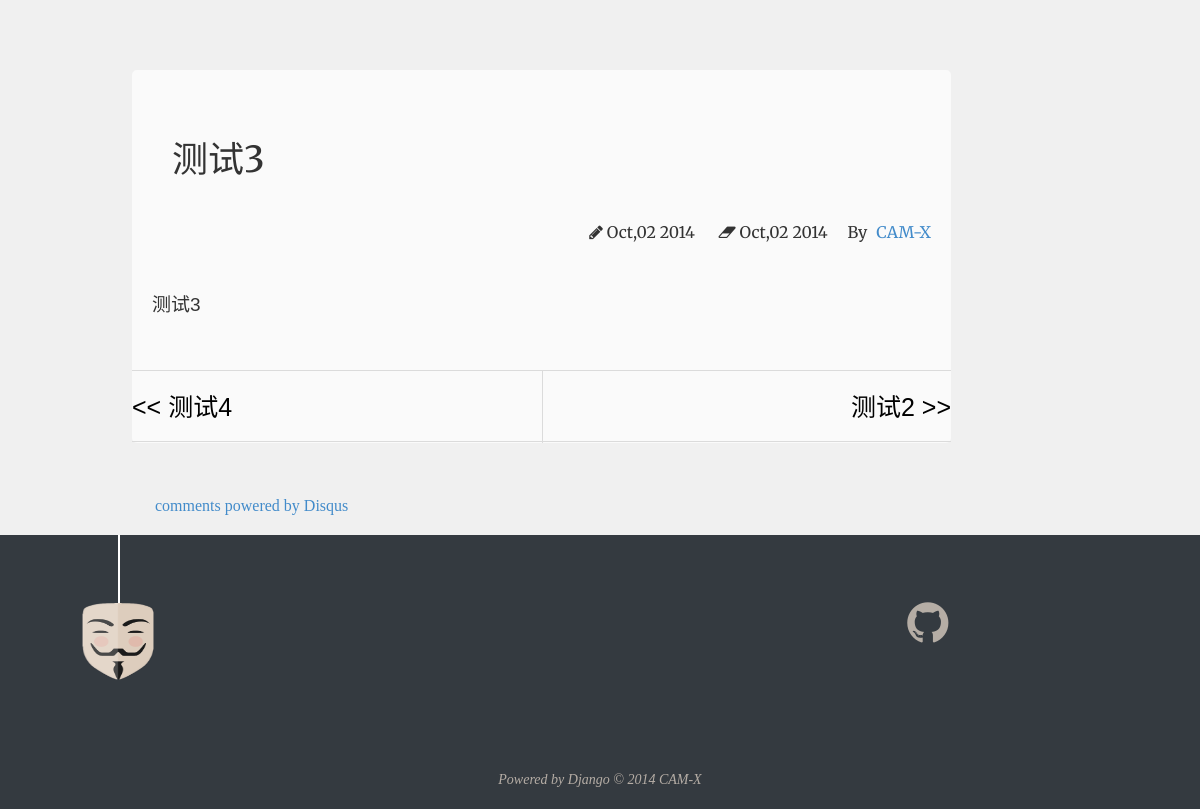
Page /xss/test3 on the committed database.
### myblog/models.py (models this page shows, shortened)
class Article(models.Model):
    title = models.CharField(max_length=200)
    body = models.TextField()
    """
    CATEGORY = (
        ('xss', 'Cross Site Scripting'),
        ('pentest', 'Penetration Test'),
    )
    category = models.CharField(max_length=200,
                                choices=CATEGORY,
                                default='xss')
    """
    category = models.CharField(max_length=200, default='xss')
    abstract = models.CharField(max_length=200, default='nihao')
    publish = models.BooleanField(default=True)
    created = models.DateTimeField(auto_now_add=True)
    modified = models.DateTimeField(auto_now=True)
    article_id = models.IntegerField(default=0)
    slug = models.SlugField(max_length=200, unique=True)
    class Meta:
        verbose_name = "Blog Article"
        verbose_name_plural = "Blog Articles"
        ordering = ["-created"]

### myblog/views.py (the view)
# urls.py: url(r'^(?P<category>\w+)/(?P<slug>[\w-]+)$', views.blog_detail, name="article_detail"),
def blog_detail(request, category, slug):
    article = get_object_or_404(Article, category=category, slug=slug)
    articles = get_list_or_404(Article, category=category)
    article_previous = None
    article_next = None
    for i in range(len(articles)):
        if articles[i].slug == slug:
            if i == 0:
                article_next = articles[i+1]
                break
            elif i == len(articles) - 1:
                article_previous = articles[i-1]
                break
            else:
                article_previous = articles[i-1]
                article_next = articles[i+1]
    return render(request, "post.html", dict(article=article,
                                             article_previous=article_previous,
                                             article_next=article_next))

### templates/post.html (shortened to what this page needs)
{% load staticfiles %}
{% load django_markdown %}
<!DOCTYPE html>
<html lang="en">
  <head>
    <link href="//maxcdn.bootstrapcdn.com/font-awesome/4.2.0/css/font-awesome.min.css" rel="stylesheet">
    <link href="{% static "css/bootstrap.min.css" %}" rel="stylesheet">
    <link href="{% static "css/blog.css" %}" rel="stylesheet">
  </head>
<body class="post" data-spy="scroll" data-target="#sidenav-scrollspy">
    <div class="container">
        <div class="row article-row">
            <div class="col-md-8 col-md-offset-2 article-wrapper">
                <article>
                   <header class="article-info">
                       <h1>{{ article.title }}</h1>
                       <p class="article-author">By <a href={% url "index" %}>CAM-X</a></p>
                       <p class="article-time">
                           <time><i class="fa fa-pencil"></i> {{ article.created|date:"M,d Y" }}</time>
                           <time><i class="fa fa-eraser"></i> {{ article.modified|date:"M,d Y" }}</time>
                       </p>
                   </header>
                    <div class="article-content">
                        {{ article.body|markdown }}
                    </div>
                </article>
                <nav class="article-nav">
                    {% if article_previous == None %}
                        <a class="no-prev"></a>
                    {% else %}
                        <a class="prev" href={% url "article_detail" category=article_previous.category slug=article_previous.slug%}>
                            << {{ article_previous.title }}
                        </a>
                    {% endif %}
                    {% if article_next == None %}
                        <a class="no-next"></a>
                    {% else %}
                        <a class="next" href={% url "article_detail" category=article_next.category slug=article_next.slug%}>
                            {{ article_next.title }} >>
                        </a>
                    {% endif %}
                </nav>
            </div>
            <div class="col-md-2" id="sidenav-scrollspy">
            </div>
            <div class="comments">
                <a href="http://disqus.com" class="dsq-brlink">comments powered by <span class="logo-disqus">Disqus</span></a>
            </div>
        </div>
    </div>
    <footer>
        <div id="footer">
           <div class="line">
               <span></span>
               <div class="anonymous"></div>
           </div>
           <div class="social-font">
               <a href="https://github.com/cam-x" target="_blank" title="github">
                   <i class="fa fa-github fa-3x"></i>
               </a>
           </div>
           <p class="copyright">
               Powered by <a href="https://www.djangoproject.com/" target="_blank" title="Django">Django</a>
                © 2014 <a href={% url 'index' %}>CAM-X</a>
           </p>
        </div>
    </footer>
</body>
</html>

### static/css/blog.css (style rules this page uses)
body { font-family: Georgia, "Times New Roman", Times, "Songti SC", "SimSun", sans-serif; color: #333; font-size: 16px; line-height: 1.6; padding: 0; background-color: #f6f6f6; margin: 0; }
#sidenav-scrollspy { width: 200px; padding-top: 250px; }
.post { background-color: rgb(240,240,240); }
.article-wrapper { background-color: #fafafa; margin-top: 70px; margin-bottom: 50px; padding: 0; border-radius: 5px; }
.article-row >.col-md-8 { width: 70%; }
.article-row >.col-md-offset-2 { margin-left: 10%; }
article header.article-info { font-family: Merriweather,'HYQuanTangShiJ',serif; padding: 20px 20px; }
article header.article-info>h1 { padding: 30px 20px; }
article header.article-info>p.article-time { text-align: left; float: right; }
article header.article-info>p.article-time>time { padding: 10px 10px; }
article header.article-info>p.article-author { float: right; margin-left: 10px; }
article header.article-info>p.article-author>a { padding-left:5px; }
article .article-content { font-family: Arial,'HYQuanTangShiJ',serif; font-size: 19px; padding: 50px 20px; }
.article-nav { border-top: 1px solid #dbdbdb; border-bottom: 1px solid #dbdbdb; height: 5em; line-height: 5em; font-size: 0.9em; position: relative; display: block; }
.article-nav .prev { width: 50%; float: left; text-align: left; padding: 0; }
.article-nav .next { width: 50%; float: right; text-align: right; padding: 0; border-left: 1px solid #dbdbdb; }
.article-nav a { font-family: Arial,'HYQuanTangShiJ',serif; font-size: 25px; color: #000000; }
.comments { max-width: 780px; margin: auto 140px; }
footer { margin-top: 1em; background: #343a40; padding: 0 2% 0.5em; }
#footer { width: 95%; margin: 0 auto; overflow: hidden; position: relative; }
#footer .line { height: 14em; margin: 0 auto; }
#footer .line span { position: absolute; left: 3.68em; margin: 0 0 1.5em; display: block; width: 0.5em; height: 6.25em; border-right: 0.125em solid #fff; }
.anonymous { width: 8.875em; height: 8.875em; background: no-repeat url("images/v.png") left top; background-size: 8.875em 8.875em; position: absolute; top: 2.25em; margin: 0 0 1.5em; transition: transform 1s ease-out; }
.social-font { width: 18em; position: absolute; right: -3em; top: 4em; }
.social-font a { color: #b5ada5; }
.copyright { text-align: center; color: #b5ada5; font-style: italic; font-size: 14px; }
.copyright a { color: #b5ada5; }

### rows in the picture
Article: title "测试3", created "Oct,02 2014", modified "Oct,02 2014", body "测试3"
Article: title "测试4"
Article: title "测试2"
